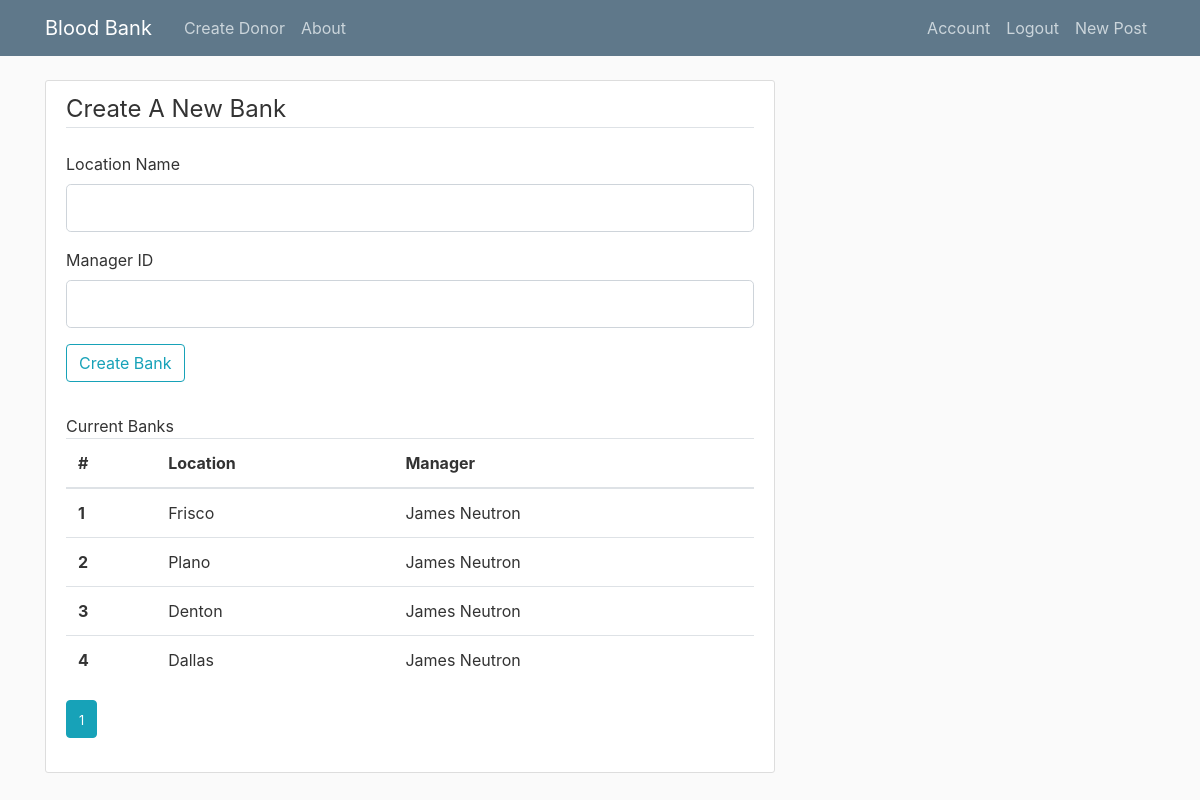
Page /CreateBank (signed in) on the earlier database version.
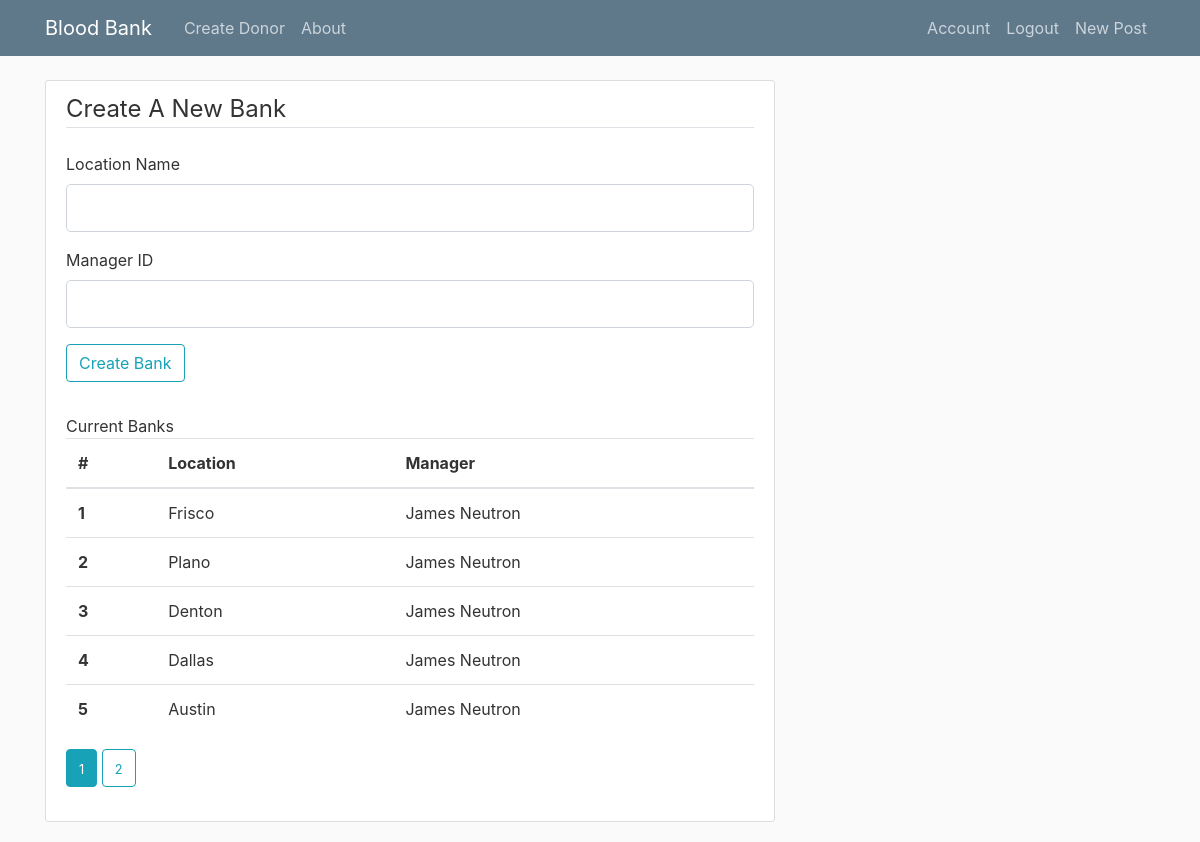
Same page on the later database version.
### bloodapp/models.py (models this page shows, shortened)
class Bank(db.Model):
    id = db.Column(db.Integer, primary_key=True)
    location = db.Column(db.String(25), nullable=False)
    manager_id = db.Column(db.Integer, db.ForeignKey('staff.id'), nullable=False)

### bloodapp/routes.py (the view)
@app.route('/CreateBank', methods=["GET", "POST"])
@login_required
def CreateBank():
    page_num = request.args.get('page', 1, type=int)
    form = BankForm()
    banks = Bank.query.paginate(per_page=5, page=page_num)
    table = {}
    for bank in banks.items:
        manager = Staff.query.filter_by(id=bank.manager_id).first()
        table.update({bank.location: {
            "id": bank.id,
            "location": bank.location,
            "manager": f"{manager.first_name.capitalize()} {manager.last_name.capitalize()}"
        }})
    if form.validate_on_submit():
        new_bank = Bank(location=form.location.data, manager_id=form.manager_id.data)
        db.session.add(new_bank)
        db.session.commit()
        flash(f'New Bank Created')
        return redirect(url_for('CreateBank'))
    return render_template('bank.html', title="Bank Page", form=form, table=table, banks=banks)

### bloodapp/forms.py (shortened to what this page needs)
class BankForm(FlaskForm):
    location = StringField('Location Name',
                           validators=[DataRequired(), Length(min=2, max=20)])
    manager_id = IntegerField('Manager ID',
                           validators=[DataRequired()])
    submit = SubmitField('Create  Bank')

### bloodapp/models.py (called while the page is built)
@loginManager.user_loader
def load_user(staff_id):
    return Staff.query.get(int(staff_id))

### bloodapp/templates/bank.html (shortened to what this page needs)
{% extends "layout.html" %}
{% block content %}
<div class="content-section">
    <form method="POST" action="">
        <fieldset class="form-group">
            <legend class="border-bottom mb-4">
                Create A New Bank
            </legend>
            <div class="form-group">
                {{form.location.label(class="form-control-label")}}
                {% if form.location.errors %}
                    {{form.location(class="form-control form-control-lg is-invalid")}}
                    <div class="invalid-feedback">
                        {% for error in form.location.errors %}
                            <span>{{ error }}</span>
                        {% endfor %}
                    </div>
                {% else %}
                {{form.location(class="form-control form-control-lg")}}
                {% endif %}
            </div>
            <div class="form-group">
                {{form.manager_id.label(class="form-control-label")}}
                {% if form.manager_id.errors %}
                    {{form.manager_id(class="form-control form-control-lg is-invalid")}}
                    <div class="invalid-feedback">
                        {% for error in form.manager_id.errors %}
                            <span>{{ error }}</span>
                        {% endfor %}
                    </div>
                {% else %}
                {{form.manager_id(class="form-control form-control-lg")}}
                {% endif %}
            </div>
            <div class="form-group">
                {{ form.submit(class="btn btn-outline-info")}}
            </div>
        </fieldset>
    </form>
    <table class="table">
        <thead>
          <tr>
            <th scope="col">#</th>
            <th scope="col">Location</th>
            <th scope="col">Manager</th>
          </tr>
        </thead>
        <tbody>
            {% for item in table %}
            <tr>
                <th scope="row">{{ table[item]["id"] }}</th>
                <td>{{ table[item]["location"] }}</td>
                <td>{{ table[item]["manager"] }}</td>
            </tr>
            {% endfor %}
        </tbody>
      </table>
      {% for page_num in banks.iter_pages() %}
                {% if banks.page == page_num %}
                    <a class="btn btn-info mb-4" href="{{ url_for('CreateBank', page=page_num) }}"><small>{{ page_num }}</small></a>
                {% else %}
                    <a class="btn btn-outline-info mb-4" href="{{ url_for('CreateBank', page=page_num) }}"><small>{{ page_num }}</small></a>
                {% endif %}
            {% endfor %}
</div>
{% endblock content %}

### bloodapp/templates/layout.html (shortened to what this page needs)
<!DOCTYPE html>
<html>
<head>
    <link rel="stylesheet" href="https://maxcdn.bootstrapcdn.com/bootstrap/4.0.0/css/bootstrap.min.css"
>
    <link rel="stylesheet" type="text/css" href="{{ url_for('static', filename='main.css') }}">
</head>
<body>
    <header class="site-header">
        <nav class="navbar navbar-expand-md navbar-dark bg-steel fixed-top">
            <div class="container">
                <a class="navbar-brand mr-4" href="/">Blood Bank</a>
                <div class="collapse navbar-collapse" id="navbarToggle">
                    <div class="navbar-nav mr-auto">
                        <a class="nav-item nav-link" href="{{ url_for('createDonor') }}">Create Donor</a>
                        <a class="nav-item nav-link" href="/about">About</a>
                    </div>
                    <div class="navbar-nav">
                        {% if current_user.is_authenticated %}
                            <a class="nav-item nav-link" href="/account">Account</a>
                            <a class="nav-item nav-link" href="/logout">Logout</a>
                            <a class="nav-item nav-link" href="/post/new">New Post</a>
                        {% else %}
                            <a class="nav-item nav-link" href="/login">Login</a>
                            <a class="nav-item nav-link" href="/register">Register</a>
                        {% endif %}
                    </div>
                </div>
            </div>
        </nav>
    </header>
    <main role="main" class="container">
        <div class="row">
            <div class="col-md-8">
              {% block content %}{% endblock %}
            </div>
        </div>
    </main>
</body>
</html>

### bloodapp/static/main.css (style rules this page uses)
body { background: #fafafa; color: #333333; margin-top: 5rem; }
.bg-steel { background-color: #5f788a; }
.site-header .navbar-nav .nav-link { color: #cbd5db; }
.content-section { background: #ffffff; padding: 10px 20px; border: 1px solid #dddddd; border-radius: 3px; margin-bottom: 20px; }

Differences in the rows shown:
added Bank: location "5", location "Austin", location "James Neutron"
Other differences:
new list line: "2"
